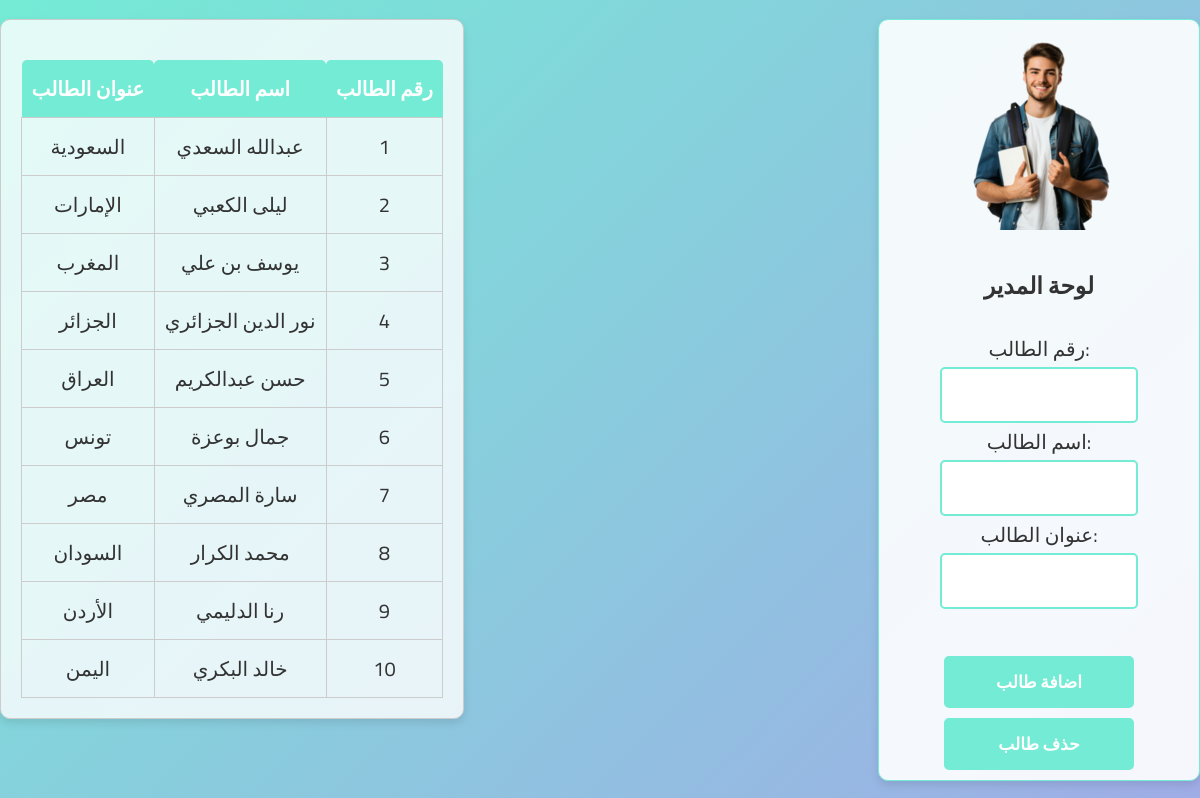
The page / on the database its author committed.
### tables this page shows
CREATE TABLE `student` (
  `id` int(11) NOT NULL,
  `name` varchar(100) NOT NULL,
  `address` varchar(150) NOT NULL,
  `created_at` timestamp NOT NULL DEFAULT current_timestamp()
);

### database/connect.php (called while the page is built, shortened)
<?php
$host = 'localhost';
$user = 'root';
$pass = '';
$database = 'students';
$conn = mysqli_connect($host, $user, $pass, $database);
$result = mysqli_query($conn, "SELECT * FROM student");

### index.php (the view, shortened to what this page needs)
<!DOCTYPE html>
<html lang="en">
<head>
    <link rel='stylesheet' href='css/styles.css'>
</head>
<body dir='rtl'>
    <?php include('database/connect.php') ?>
    <div id='mother'>
        <form method="POST">
            <aside>
                <div id='div'>
                    <img src="imgs/student.png" alt='website logo' width="200">
                    <h3>لوحة المدير</h3>
                    <label for='id'>:رقم الطالب</label><br>
                    <input type='number' name='id' id='id' required><br>
                    <label for='name'>:اسم الطالب</label><br>
                    <input type='text' name='name' id='name' required><br>
                    <label for='address'>:عنوان الطالب</label><br>
                    <input type='text' name='address' id='address' required><br><br>
                    <button name='add'>اضافة طالب</button>
                    <button name='del'>حذف طالب</button>
                </div>
            </aside>
            <main>
                <table id='tbl'>
                    <tr>
                        <th>رقم الطالب</th>
                        <th>اسم الطالب</th>
                        <th>عنوان الطالب</th>
                    </tr>
                    <?php
                    while ($row = mysqli_fetch_array($result)):
                        echo "<tr>";
                        echo "<td>" . htmlspecialchars($row['id']) . "</td>";
                        echo "<td>" . htmlspecialchars($row['name']) . "</td>";
                        echo "<td>" . htmlspecialchars($row['address']) . "</td>";
                        echo "</tr>";
                    endwhile;
                    ?>
                </table>
            </main>
        </form>
    </div>
</body>
</html>

### css/styles.css (style rules this page uses)
body { background: linear-gradient(135deg, #74EBD5 0%, #9FACE6 100%); color: #333; font-family: "Cairo", sans-serif; margin: 0; padding: 0; display: flex; justify-content: center; align-items: center; min-height: 100vh; }
#mother { width: 100%; font-size: 20px; }
main { float: left; border: 1px solid #ccc; padding: 20px; border-radius: 10px; background: rgba(255, 255, 255, 0.8); box-shadow: 0 4px 8px rgba(0, 0, 0, 0.1); }
input { padding: 10px; border: 2px solid #74EBD5; border-radius: 5px; text-align: center; font-size: 17px; font-family: "Cairo", sans-serif; outline: none; }
aside { text-align: center; width: 300px; float: right; border: 1px solid #74EBD5; padding: 10px; font-size: 20px; background: rgba(255, 255, 255, 0.9); color: #333; border-radius: 10px; box-shadow: 0 4px 8px rgba(0, 0, 0, 0.1); }
#tbl { width: 100%; font-size: 20px; text-align: center; border-collapse: collapse; margin-top: 20px; }
#tbl th { background: #74EBD5; color: #fff; padding: 10px; border-radius: 5px 5px 0 0; }
#tbl td { padding: 10px; border: 1px solid #ccc; }
aside button { width: 190px; padding: 10px; margin-top: 10px; font-size: 17px; font-family: "Cairo", sans-serif; font-weight: bold; background: #74EBD5; color: #fff; border: none; border-radius: 5px; cursor: pointer; transition: background 0.3s ease; }

### rows shown on the page
student: id "1", name "عبدالله السعدي", address "السعودية"
student: id "2", name "ليلى الكعبي", address "الإمارات"
student: id "3", name "يوسف بن علي", address "المغرب"
student: id "4", name "نور الدين الجزائري", address "الجزائر"
student: id "5", name "حسن عبدالكريم", address "العراق"
student: id "6", name "جمال بوعزة", address "تونس"
student: id "7", name "سارة المصري", address "مصر"
student: id "8", name "محمد الكرار", address "السودان"
student: id "9", name "رنا الدليمي", address "الأردن"
student: id "10", name "خالد البكري", address "اليمن"
